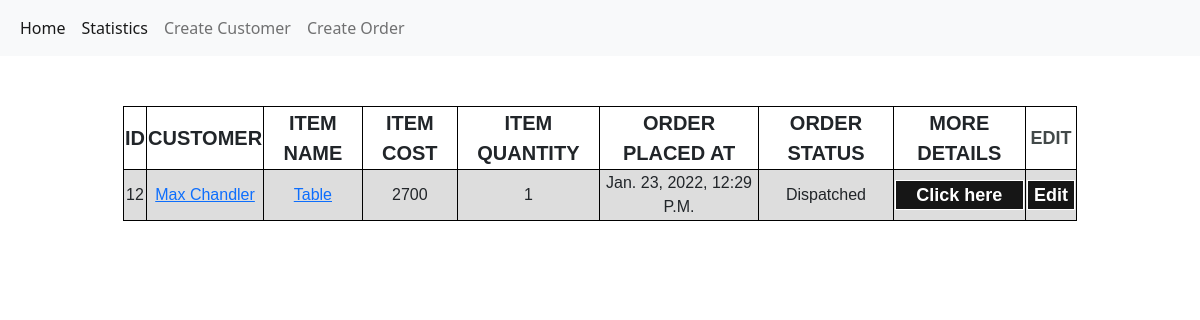
The app's page /app/dispatchedList/, older data.
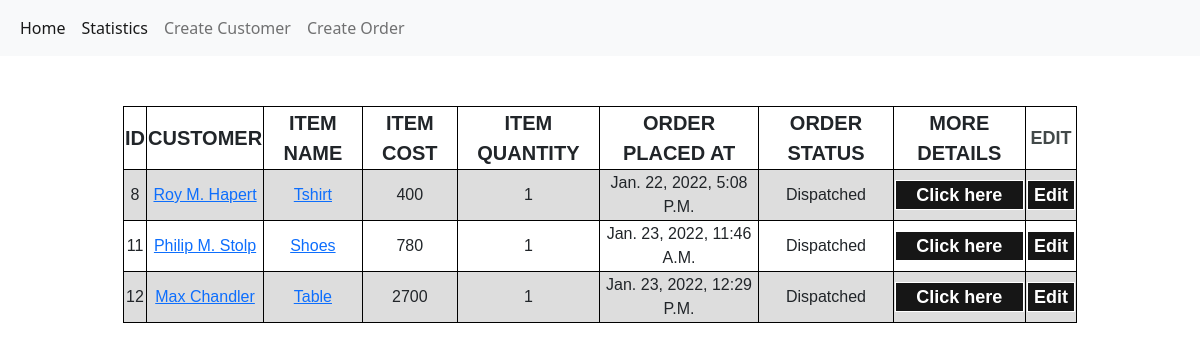
The same page, newer data.
### app/models.py (models this page shows, shortened)
class OrderDetails(models.Model):
    customer = models.ForeignKey(Customer, related_name="customer",on_delete=models.SET_DEFAULT, default="NA")
    item_name = models.CharField(max_length=200)
    item_cost = models.IntegerField()
    item_quantity = models.IntegerField()
    order_choices = (
    ('pending','pending'),
    ('dispatched', 'dispatched'),
    ('delivered','delivered'),
        )
    order_status = models.CharField(max_length=30, choices=order_choices, default='pending')
    date = models.DateTimeField(auto_now_add=True)

class Customer(models.Model):
    name = models.CharField(max_length=200)
    contact = PhoneNumberField()
    email = models.EmailField()
    address = models.CharField(max_length=300)
    city = models.CharField(max_length=50)
    state = models.CharField(max_length=50)
    date = models.DateTimeField(auto_now_add=True)
    def __str__(self):
        return self.name

### app/views.py (the view)
class DispatchedListView(TemplateView):
    template_name = "app/dispatched.html"
    def get_context_data(self, **kwargs):
        context =  super().get_context_data(**kwargs)
        context['dispatchedList'] = OrderDetails.objects.filter(order_status="dispatched")
        return context

### templates/app/dispatched.html
{% extends "base.html"%} {% block body_block %}
<div id="table-1">
    {% if dispatchedList%}
    <table class="customer-list-table-1">
        <tr class="list-tr">
          <th class="list-th">ID</th>
          <th class="list-th">CUSTOMER</th>
          <th class="list-th">ITEM NAME</th>
          <th class="list-th">ITEM COST</th>
          <th class="list-th">ITEM QUANTITY</th>
          <th class="list-th">ORDER PLACED AT</th>
          <th class="list-th">ORDER STATUS</th>
          <th class="list-th">MORE DETAILS</th>
          <th class="home-th">EDIT</th>
        </tr>
        {% for order in dispatchedList %}
        <tr class="list-tr">
          <td class="list-td">{{ order.id}}</td>
          <td class="list-td"><a href="{% url 'app:customerDetails' pk=order.customer.id %}">{{order.customer}}</a></td>
          <td class="list-td"><a href="{% url 'app:itemList' slug=order.item_name %}">{{order.item_name}}</a></td>
          <td class="list-td">{{order.item_cost}}</td>
          <td class="list-td">{{order.item_quantity}}</td>
          <td class="list-td">{{order.date}}</td>
          <td class="list-td">{{order.order_status}}</td>
          <td class="order-list-td"><a href="{% url 'app:orderDetails' pk=order.id %}"><button class="Edit-btn">Click here</button></a></td>
          <td class="list-td"><a href="{% url 'app:updateOrder' pk=order.id %}"><button class="Edit-btn">Edit</button></a></td>
        </tr>
        {% endfor %}
      </table>
      {% else %}
    <div>
        <h1 id="no-orders">NO ORDERS!!</h1>
    </div>
    {% endif %}
</div>
{% endblock %}

Row changes from the older to the newer data that the page shows:
now on this page (row edited): OrderDetails: id "8", customer "Roy M. Hapert", item_name "Tshirt", item_cost "400", item_quantity "1", date "Jan. 22, 2022, 5:08 P.m.", order_status "Dispatched"
now on this page (row edited): OrderDetails: id "11", customer "Philip M. Stolp", item_name "Shoes", item_cost "780", item_quantity "1", date "Jan. 23, 2022, 11:46 A.m.", order_status "Dispatched"
